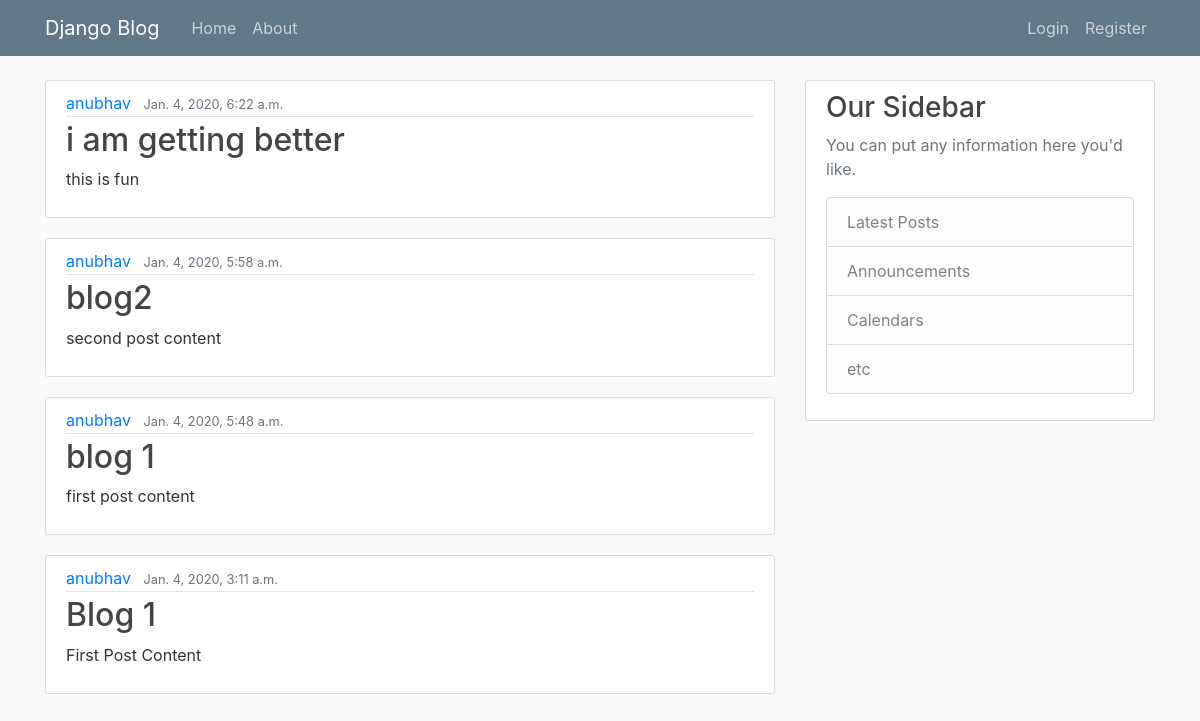
Screenshot of /blog/ with the database file from the repository.
### newapp/models.py (models this page shows, shortened)
class Post(models.Model):
    title = models.CharField(max_length=100)
    content = models.TextField()
    date_posted = models.DateTimeField(default=timezone.now)
    author = models.ForeignKey(User, on_delete=models.CASCADE)

### newapp/views.py (the view)
# urls.py: path('', PostListView.as_view(), name='blog-home'),
class PostListView(ListView):
    model = Post
    template_name = 'newapp/home.html'
    context_object_name = 'posts'
    ordering = ['-date_posted']

### newapp/templates/newapp/home.html
{% extends "newapp/base.html" %}
{% block content %}
{% for post in posts %}
        <article class="media content-section">
          <div class="media-body">
            <div class="article-metadata">
              <a class="mr-2" href="{% url 'profile' %}">{{ post.author }}</a>
              <small class="text-muted">{{ post.date_posted }}</small>
            </div>
            <h2><a class="article-title" href="{% url 'post-detail' post.id %}">{{ post.title }}</a></h2>
            <p class="article-content">{{ post.content }}</p>
          </div>
        </article>
{% endfor %}
{% endblock %}

### newapp/templates/newapp/base.html (shortened to what this page needs)
{% load static %}
<!DOCTYPE html>
<html lang="en">
<head>
    <link rel="stylesheet" href="https://maxcdn.bootstrapcdn.com/bootstrap/4.0.0/css/bootstrap.min.css">
    <link rel="stylesheet" href="{% static 'newapp/main.css' %}">
</head>
<body>
<header class="site-header">
      <nav class="navbar navbar-expand-md navbar-dark bg-steel fixed-top">
        <div class="container">
          <a class="navbar-brand mr-4" href="{% url 'blog-home' %}">Django Blog</a>
          <div class="collapse navbar-collapse" id="navbarToggle">
            <div class="navbar-nav mr-auto">
              <a class="nav-item nav-link" href="{% url 'blog-home' %}">Home</a>
              <a class="nav-item nav-link" href="{% url 'blog-about' %}">About</a>
            </div>
            <div class="navbar-nav">
                {% if user.is_authenticated %}
                    <a class="nav-item nav-link" href={% url 'logout'%}>Logout</a>
                    <a class="nav-item nav-link" href={% url 'profile'%}>Profile</a>
                {% else%}
                    <a class="nav-item nav-link" href={% url 'login'%}>Login</a>
                    <a class="nav-item nav-link" href={% url 'register' %}>Register</a>
                {% endif %}
            </div>
          </div>
        </div>
      </nav>
    </header>
<main role="main" class="container">
      <div class="row">
        <div class="col-md-8">
          {% block content %}{% endblock %}
        </div>
        <div class="col-md-4">
          <div class="content-section">
            <h3>Our Sidebar</h3>
            <p class='text-muted'>You can put any information here you'd like.
              <ul class="list-group">
                <li class="list-group-item list-group-item-light">Latest Posts</li>
                <li class="list-group-item list-group-item-light">Announcements</li>
                <li class="list-group-item list-group-item-light">Calendars</li>
                <li class="list-group-item list-group-item-light">etc</li>
              </ul>
            </p>
          </div>
        </div>
      </div>
    </main>
</body>
</html>

### newapp/static/newapp/main.css (style rules this page uses)
body { background: #fafafa; color: #333333; margin-top: 5rem; }
h1, h2, h3, h4, h5, h6 { color: #444444; }
ul { margin: 0; }
.bg-steel { background-color: #5f788a; }
.site-header .navbar-nav .nav-link { color: #cbd5db; }
.content-section { background: #ffffff; padding: 10px 20px; border: 1px solid #dddddd; border-radius: 3px; margin-bottom: 20px; }
.article-title { color: #444444; }
.article-content { white-space: pre-line; }
.article-metadata { padding-bottom: 1px; margin-bottom: 4px; border-bottom: 1px solid #e3e3e3 }

### rows the page displays
Post: author "anubhav", date_posted "Jan. 4, 2020, 6:22 a.m.", title "i am getting better", content "this is fun"
Post: author "anubhav", date_posted "Jan. 4, 2020, 5:58 a.m.", title "blog2", content "second post content"
Post: author "anubhav", date_posted "Jan. 4, 2020, 5:48 a.m.", title "blog 1", content "first post content"
Post: author "anubhav", date_posted "Jan. 4, 2020, 3:11 a.m.", title "Blog 1", content "First Post Content"
